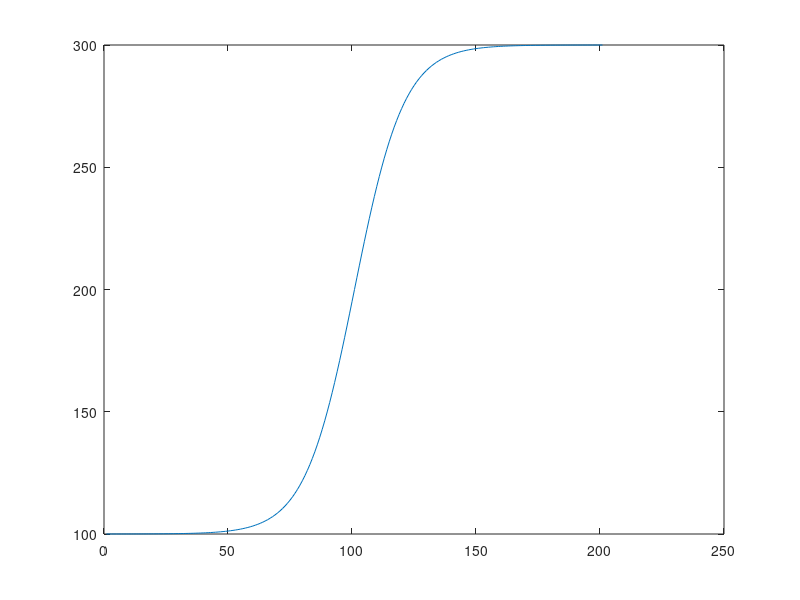

This figure's MATLAB source:
freq1 = 1000;
freq2 = 100;

speed1 = 100;
speed2 = 300;


x = -10:0.1:10;
result = 1.0 ./ (1.0 + exp(-x));
result_v = min(speed1, speed2) + abs(speed1-speed2) * result;
plot(result_v);

fci = 1000;
% dist = 3000;

normalized_f = -10 + 20 * (fci - min(freq1, freq2)) / abs(freq1 - freq2);
fSigmoid = 1.0 ./ (1.0 + exp(-normalized_f));
if freq1 < freq2
    speed_iCf = speed1 + (abs(speed1-speed2) * fSigmoid);
else % freq1 > freq2
    speed_iCf = speed2 + (abs(speed1-speed2) * fSigmoid);
end